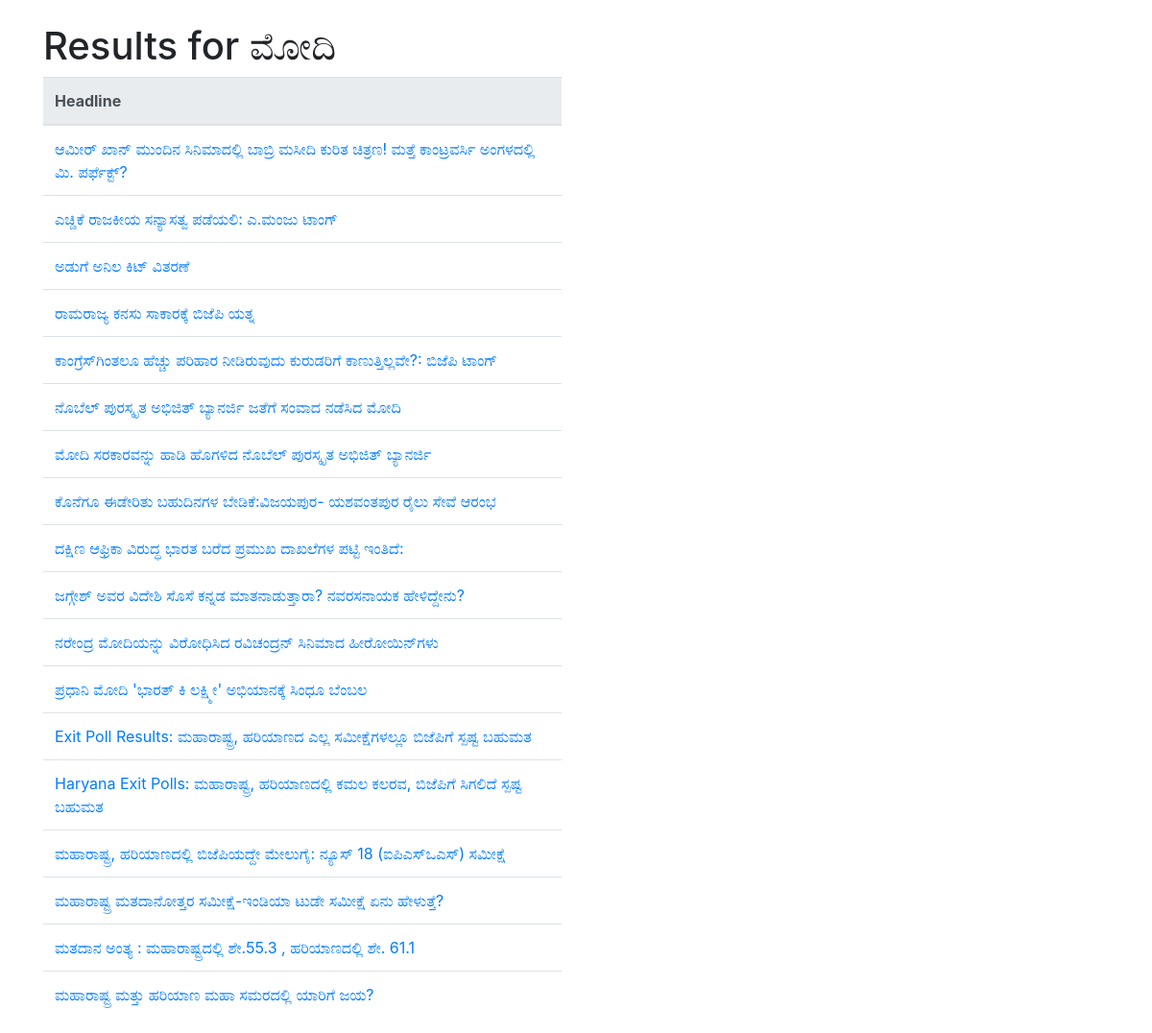
The page /c4d5c2a8-e324-463f-a5f3-0ea66611b903/ on the database its author committed.
### main/models.py (models this page shows, shortened)
class EntryItem(models.Model):
    unique_id = models.CharField(primary_key = True, max_length=100)
    task_id = models.CharField(max_length=100)
    keyword = models.CharField(max_length=40)
    status = models.CharField(max_length=10)
    date = models.DateTimeField(default = timezone.now)
    class Meta:
        ordering = ["-date"]

class ArticleItem(models.Model):
    entry = models.CharField(max_length=100)
    url = models.CharField(max_length=200)
    headline = models.CharField(max_length=100)
    content = models.TextField()

### main/views.py (the view)
# urls.py: path("<pk>/", views.ListArticles, name="list"),
def ListArticles(request, pk):
    keyword = EntryItem.objects.get(pk=pk).keyword
    return render(request, 'main/list.html', {'keyword': keyword, 'objects': ArticleItem.objects.filter(entry=pk)})

### main/templates/main/list.html (shortened to what this page needs)
<!DOCTYPE html>
<html>
<head>
    <link rel="stylesheet" href="https://stackpath.bootstrapcdn.com/bootstrap/4.3.1/css/bootstrap.min.css">
</head>
<body>
    <div class = 'container pt-4'>
        <div class="row">
            <div class="col-6">
                <h1>Results for {{ keyword }}</h1>
                <table class='table align-items-center table-flush'>
                    <thead class='thead-light'>
                        <tr>
                            <th>Headline</th>
                        </tr>
                    </thead>
                    <tbody>
                        {% for item in objects.all %}
                        <tr>
                            <td><a href="{{ item.url }}">{{ item.headline }}</a></td>
                        </tr>
                        {% endfor %}
                    </tbody>
                </table>
            </div>
        </div>
    </div>
</body>
</html>

### rows shown on the page
EntryItem: keyword "ಮೋದಿ"
ArticleItem: headline "ಆಮೀರ್ ಖಾನ್ ಮುಂದಿನ ಸಿನಿಮಾದಲ್ಲಿ ಬಾಬ್ರಿ ಮಸೀದಿ ಕುರಿತ ಚಿತ್ರಣ! ಮತ್ತೆ ಕಾಂಟ್ರವರ್ಸಿ ಅಂಗಳದಲ್ಲಿ ಮಿ. ಪರ್ಫೆಕ್ಟ್‌?"
ArticleItem: headline "ಎಚ್ಡಿಕೆ ರಾಜಕೀಯ ಸನ್ಯಾಸತ್ವ ಪಡೆಯಲಿ: ಎ.ಮಂಜು ಟಾಂಗ್‌"
ArticleItem: headline "ಅಡುಗೆ ಅನಿಲ ಕಿಟ್‌ ವಿತರಣೆ"
ArticleItem: headline "ರಾಮರಾಜ್ಯ ಕನಸು ಸಾಕಾರಕ್ಕೆ ಬಿಜೆಪಿ ಯತ್ನ"
ArticleItem: headline "ಕಾಂಗ್ರೆಸ್‌ಗಿಂತಲೂ ಹೆಚ್ಚು ಪರಿಹಾರ ನೀಡಿರುವುದು ಕುರುಡರಿಗೆ ಕಾಣುತ್ತಿಲ್ಲವೇ?: ಬಿಜೆಪಿ ಟಾಂಗ್‌"
ArticleItem: headline "ನೊಬೆಲ್‌ ಪುರಸ್ಕೃತ ಅಭಿಜಿತ್‌ ಬ್ಯಾನರ್ಜಿ ಜತೆಗೆ ಸಂವಾದ ನಡೆಸಿದ ಮೋದಿ"
ArticleItem: headline "ಮೋದಿ ಸರಕಾರವನ್ನು ಹಾಡಿ ಹೊಗಳಿದ ನೊಬೆಲ್‌ ಪುರಸ್ಕೃತ ಅಭಿಜಿತ್‌ ಬ್ಯಾನರ್ಜಿ"
ArticleItem: headline "ಕೊನೆಗೂ ಈಡೇರಿತು ಬಹುದಿನಗಳ ಬೇಡಿಕೆ:ವಿಜಯಪುರ- ಯಶವಂತಪುರ ರೈಲು ಸೇವೆ ಆರಂಭ"
ArticleItem: headline "ದಕ್ಷಿಣ ಆಫ್ರಿಕಾ ವಿರುದ್ಧ ಭಾರತ ಬರೆದ ಪ್ರಮುಖ ದಾಖಲೆಗಳ ಪಟ್ಟಿ ಇಂತಿದೆ:"
ArticleItem: headline "ಜಗ್ಗೇಶ್ ಅವರ ವಿದೇಶಿ ಸೊಸೆ ಕನ್ನಡ ಮಾತನಾಡುತ್ತಾರಾ? ನವರಸನಾಯಕ ಹೇಳಿದ್ದೇನು?"
ArticleItem: headline "ನರೇಂದ್ರ ಮೋದಿಯನ್ನು ವಿರೋಧಿಸಿದ ರವಿಚಂದ್ರನ್ ಸಿನಿಮಾದ ಹೀರೋಯಿನ್‌ಗಳು"
ArticleItem: headline "ಪ್ರಧಾನಿ ಮೋದಿ 'ಭಾರತ್ ಕಿ ಲಕ್ಷ್ಮೀ' ಅಭಿಯಾನಕ್ಕೆ ಸಿಂಧೂ ಬೆಂಬಲ"
ArticleItem: headline "Exit Poll Results: ಮಹಾರಾಷ್ಟ್ರ, ಹರಿಯಾಣದ ಎಲ್ಲ ಸಮೀಕ್ಷೆಗಳಲ್ಲೂ ಬಿಜೆಪಿಗೆ ಸ್ಪಷ್ಟ ಬಹುಮತ"
ArticleItem: headline "Haryana Exit Polls: ಮಹಾರಾಷ್ಟ್ರ, ಹರಿಯಾಣದಲ್ಲಿ ಕಮಲ ಕಲರವ, ಬಿಜೆಪಿಗೆ ಸಿಗಲಿದೆ ಸ್ಪಷ್ಟ ಬಹುಮತ"
ArticleItem: headline "ಮಹಾರಾಷ್ಟ್ರ, ಹರಿಯಾಣದಲ್ಲಿ ಬಿಜೆಪಿಯದ್ದೇ ಮೇಲುಗೈ: ನ್ಯೂಸ್‌ 18 (ಐಪಿಎಸ್‌ಒಎಸ್‌) ಸಮೀಕ್ಷೆ"
ArticleItem: headline "ಮಹಾರಾಷ್ಟ್ರ ಮತದಾನೋತ್ತರ ಸಮೀಕ್ಷೆ-ಇಂಡಿಯಾ ಟುಡೇ ಸಮೀಕ್ಷೆ ಏನು ಹೇಳುತ್ತೆ?"
ArticleItem: headline "ಮತದಾನ ಅಂತ್ಯ : ಮಹಾರಾಷ್ಟ್ರದಲ್ಲಿ ಶೇ.55.3 , ಹರಿಯಾಣದಲ್ಲಿ ಶೇ. 61.1"
ArticleItem: headline "ಮಹಾರಾಷ್ಟ್ರ ಮತ್ತು ಹರಿಯಾಣ ಮಹಾ ಸಮರದಲ್ಲಿ ಯಾರಿಗೆ ಜಯ?"
